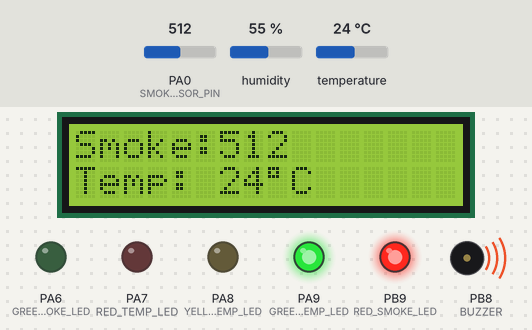
Recording of a sketch running on a simulated STM32 Blue Pill. Shown: 16×2 character LCD, output pins drawn as LEDs (lit = HIGH), buzzer (waves = sounding, pin HIGH). The test bench sets the inputs (shaded band); at power-on: temperature 24 °C, PA0 (SMOKE_SENSOR_PIN) = 512, humidity 55 %.

Above: at 1.2 s.
1.3 s: temperature set to 30 °C
At 3.4 s:
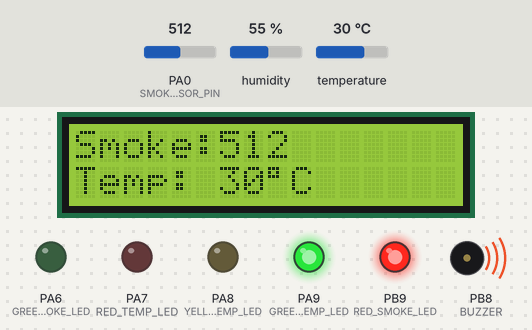
3.7 s: temperature set to 33 °C
At 5.5 s:
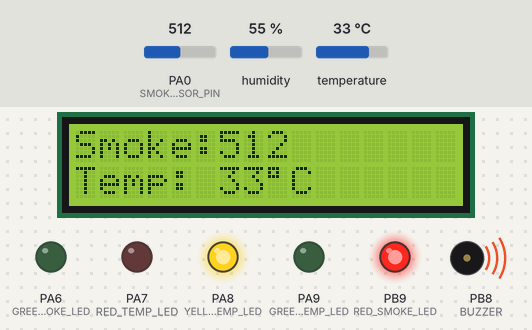
5.8 s: PA0 (SMOKE_SENSOR_PIN) set to 157
At 6.7 s:
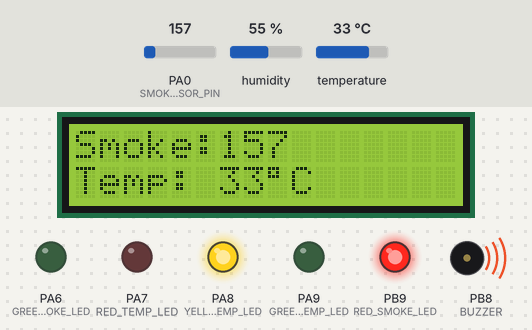
7.3 s: PA0 (SMOKE_SENSOR_PIN) set to 142
At 8.6 s:
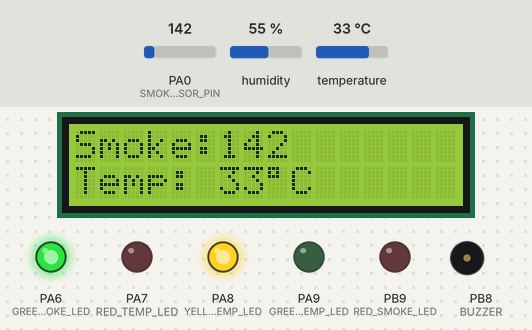
8.9 s: temperature set to 12 °C
At 11.6 s:
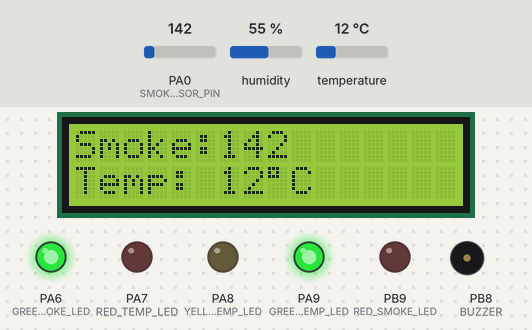
12.1 s: temperature set to 41 °C
At 13.6 s:
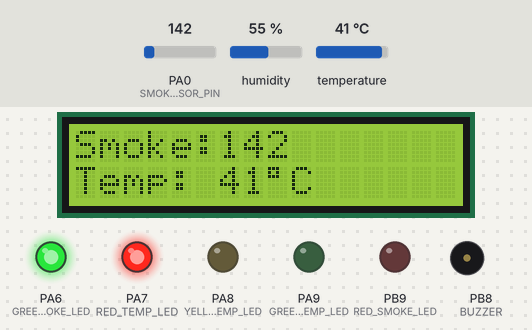
Timing chart, 0 to 15.1 s (numbered marks = the images above; inputs shaded):
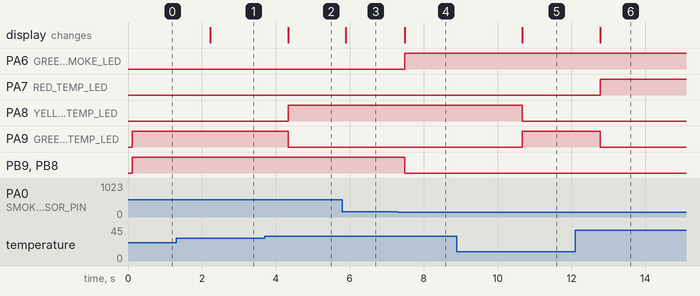

Measured:
- the behaviour switches between 31 and 32 °C on temperature (found by bisection; images 1 and 2)
- the behaviour switches between 151 and 150 on PA0 (SMOKE_SENSOR_PIN) (found by bisection; images 3 and 4)
- after the input at 1.3 s, the display: changes after 0.92 s (image 1)
- after the input at 3.7 s, PA8 (YELLOW_TEMP_LED): LOW → HIGH after 0.63 s; PA9 (GREEN_TEMP_LED): HIGH → LOW after 0.63 s; the display: changes after 0.63 s (image 2)
- after the input at 5.8 s, the display: changes after 0.10 s (image 3)
- after the input at 7.3 s, PA6 (GREEN_SMOKE_LED): LOW → HIGH after 0.19 s; PB9 (RED_SMOKE_LED), PB8 (BUZZER): HIGH → LOW after 0.19 s; the display: changes after 0.19 s (image 4)
- after the input at 8.9 s, PA8 (YELLOW_TEMP_LED): HIGH → LOW after 1.8 s; PA9 (GREEN_TEMP_LED): LOW → HIGH after 1.8 s; the display: changes after 1.8 s (image 5)
- after the input at 12.1 s, PA7 (RED_TEMP_LED): LOW → HIGH after 0.68 s; PA9 (GREEN_TEMP_LED): HIGH → LOW after 0.68 s; the display: changes after 0.68 s (image 6)

The sketch:

microp_project.ino
```cpp
#include <DHT.h>
#include <Wire.h>
#include <LiquidCrystal_I2C.h>

// Pin definitions
#define DHTPIN PB5 // Digital pin connected to the DHT sensor
#define DHTTYPE DHT11   // DHT 11 sensor type
#define SMOKE_SENSOR_PIN PA0 // Analog pin for smoke sensor input
#define GREEN_SMOKE_LED PA6 // Green LED for smoke indication
#define RED_SMOKE_LED PB9   // Red LED for smoke alert
#define GREEN_TEMP_LED PA9  // Green LED for normal temperature
#define YELLOW_TEMP_LED PA8 // Yellow LED for moderate temperature
#define RED_TEMP_LED PA7    // Red LED for high temperature
#define BUZZER PB8          // Buzzer for smoke alarm

// Temperature thresholds
#define TEMP_LOW 32   // Low temperature threshold (Yellow LED on)
#define TEMP_HIGH 39  // High temperature threshold (Red LED on)

// Initialize DHT sensor
DHT dht(DHTPIN, DHTTYPE);

// Initialize LCD display with I2C address 0x27 and size 16x2
LiquidCrystal_I2C lcd(0x27, 16, 2);

void setup() {
  // Initialize LCD module
  lcd.begin();
  lcd.backlight(); // Turn on backlight

  // Initialize DHT sensor
  dht.begin();

  // Configure pins
  pinMode(SMOKE_SENSOR_PIN, INPUT);
  pinMode(GREEN_SMOKE_LED, OUTPUT);
  pinMode(RED_SMOKE_LED, OUTPUT);
  pinMode(GREEN_TEMP_LED, OUTPUT);
  pinMode(YELLOW_TEMP_LED, OUTPUT);
  pinMode(RED_TEMP_LED, OUTPUT);
  pinMode(BUZZER, OUTPUT);
}

void loop() {
  // Read temperature from DHT11 sensor
  int temperature = dht.readTemperature();

  // Read smoke level from MQ-2 sensor
  int smokeLevel = analogRead(SMOKE_SENSOR_PIN);

  // Display readings on LCD
  lcd.clear();
  lcd.setCursor(0,0);
  lcd.print("Smoke:");
  lcd.print(smokeLevel);
  lcd.setCursor(0,1);
  lcd.print("Temp: ");
  lcd.print(temperature);
  lcd.print((char)223); // Degree symbol
  lcd.print("C");

  // Smoke detection logic
  if (smokeLevel > 150) { // Adjust threshold based on calibration
    digitalWrite(BUZZER, HIGH);  // Activate buzzer (smoke detected)
    digitalWrite(RED_SMOKE_LED, HIGH);  // Turn on red LED (danger)
    digitalWrite(GREEN_SMOKE_LED, LOW); // Turn off green LED
  } else {
    digitalWrite(BUZZER, LOW);  // Deactivate buzzer
    digitalWrite(RED_SMOKE_LED, LOW);   // Turn off red LED
    digitalWrite(GREEN_SMOKE_LED, HIGH); // Turn on green LED (safe)
  }

  // Temperature monitoring logic
  if (temperature < TEMP_LOW) {
    digitalWrite(GREEN_TEMP_LED, HIGH);  // Normal temperature (green LED on)
    digitalWrite(YELLOW_TEMP_LED, LOW);
    digitalWrite(RED_TEMP_LED, LOW);
  } else if (temperature >= TEMP_LOW && temperature <= TEMP_HIGH) {
    digitalWrite(GREEN_TEMP_LED, LOW);
    digitalWrite(YELLOW_TEMP_LED, HIGH); // Moderate high temperature (yellow LED on)
    digitalWrite(RED_TEMP_LED, LOW);
  } else if (temperature > TEMP_HIGH) {
    digitalWrite(GREEN_TEMP_LED, LOW);
    digitalWrite(YELLOW_TEMP_LED, LOW);
    digitalWrite(RED_TEMP_LED, HIGH); // High temperature (red LED on)
  }

  delay(500); // Wait before next reading
}
```
